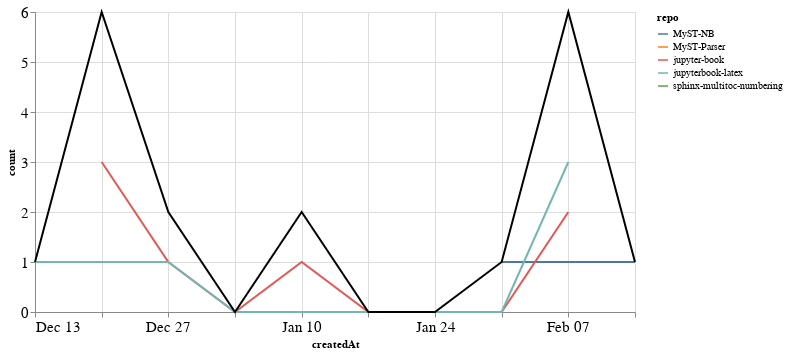

The notebook cell this image was saved under:
### Markdown cell above
### Comments

### Code cell
comments_time = comments.groupby('repo').resample('W', on='createdAt').count()['author'].reset_index()
comments_time = comments_time.rename(columns={'author': 'count'})
comments_time_total = comments_time.groupby('createdAt').agg({"count": "sum"}).reset_index()
ch1 = alt.Chart(comments_time, width=600).mark_line().encode(
    x='createdAt',
    y='count',
    color='repo',
    tooltip="repo"
)

ch2 = alt.Chart(comments_time_total, width=600).mark_line(color="black").encode(
    x='createdAt',
    y='count',
)

ch1 + ch2

### Figure 1 — Vega-Lite specification as saved in the notebook (floating-point values rounded to 4 significant figures)
{"config": {"axisLeft": {"labelFontSize": 15}, "axisBottom": {"labelFontSize": 15}}, "layer": [{"data": {"name": "data-1edc7931e90880eb717aac3c1081db0f"}, "mark": "line", "encoding": {"color": {"type": "nominal", "field": "repo"}, "tooltip": {"type": "nominal", "field": "repo"}, "x": {"type": "temporal", "field": "createdAt"}, "y": {"type": "quantitative", "field": "count"}}, "width": 600}, {"data": {"name": "data-de4e874ce0d82d8efa5d4bf39233e545"}, "mark": {"type": "line", "color": "black"}, "encoding": {"x": {"type": "temporal", "field": "createdAt"}, "y": {"type": "quantitative", "field": "count"}}, "width": 600}], "$schema": "https://vega.github.io/schema/vega-lite/v4.8.1.json", "datasets": {"data-1edc7931e90880eb717aac3c1081db0f": [{"repo": "MyST-NB", "createdAt": "2021-01-31T00:00:00", "count": 1}, {"repo": "MyST-NB", "createdAt": "2021-02-07T00:00:00", "count": 1}, {"repo": "MyST-NB", "createdAt": "2021-02-14T00:00:00", "count": 1}, {"repo": "MyST-Parser", "createdAt": "2020-12-20T00:00:00", "count": 2}, {"repo": "jupyter-book", "createdAt": "2020-12-20T00:00:00", "count": 3}, {"repo": "jupyter-book", "createdAt": "2020-12-27T00:00:00", "count": 1}, {"repo": "jupyter-book", "createdAt": "2021-01-03T00:00:00", "count": 0}, {"repo": "jupyter-book", "createdAt": "2021-01-10T00:00:00", "count": 1}, {"repo": "jupyter-book", "createdAt": "2021-01-17T00:00:00", "count": 0}, {"repo": "jupyter-book", "createdAt": "2021-01-24T00:00:00", "count": 0}, {"repo": "jupyter-book", "createdAt": "2021-01-31T00:00:00", "count": 0}, {"repo": "jupyter-book", "createdAt": "2021-02-07T00:00:00", "count": 2}, {"repo": "jupyterbook-latex", "createdAt": "2020-12-13T00:00:00", "count": 1}, {"repo": "jupyterbook-latex", "createdAt": "2020-12-20T00:00:00", "count": 1}, {"repo": "jupyterbook-latex", "createdAt": "2020-12-27T00:00:00", "count": 1}, {"repo": "jupyterbook-latex", "createdAt": "2021-01-03T00:00:00", "count": 0}, {"repo": "jupyterbook-latex", "createdAt": "2021-01-10T00:00:00", "count": 0}, {"repo": "jupyterbook-latex", "createdAt": "2021-01-17T00:00:00", "count": 0}, {"repo": "jupyterbook-latex", "createdAt": "2021-01-24T00:00:00", "count": 0}, {"repo": "jupyterbook-latex", "createdAt": "2021-01-31T00:00:00", "count": 0}, {"repo": "jupyterbook-latex", "createdAt": "2021-02-07T00:00:00", "count": 3}, {"repo": "sphinx-multitoc-numbering", "createdAt": "2021-01-10T00:00:00", "count": 1}], "data-de4e874ce0d82d8efa5d4bf39233e545": [{"createdAt": "2020-12-13T00:00:00", "count": 1}, {"createdAt": "2020-12-20T00:00:00", "count": 6}, {"createdAt": "2020-12-27T00:00:00", "count": 2}, {"createdAt": "2021-01-03T00:00:00", "count": 0}, {"createdAt": "2021-01-10T00:00:00", "count": 2}, {"createdAt": "2021-01-17T00:00:00", "count": 0}, {"createdAt": "2021-01-24T00:00:00", "count": 0}, {"createdAt": "2021-01-31T00:00:00", "count": 1}, {"createdAt": "2021-02-07T00:00:00", "count": 6}, {"createdAt": "2021-02-14T00:00:00", "count": 1}]}}
